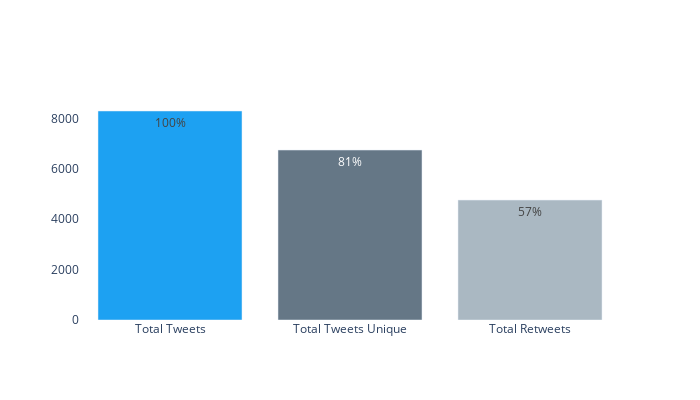

The cell this chart's notebook holds for it:
### Code cell
fig = go.Figure(data=[
    go.Bar(x=df_main_cats['Name'], y=df_main_cats['Qty'], marker_color=df_main_cats['Color'], text=df_main_cats['% of total']),
])
fig.update_layout(
    autosize=False,
    width=700,
    height=400,
    plot_bgcolor='rgba(0,0,0,0)'
)

fig.show()

### Figure 1 — Plotly figure (JSON) as saved in the notebook; plotly's stock layout.template omitted (floating-point values rounded to 4 significant figures)
{"data": [{"marker": {"color": ["#1DA1F2", "#657786", "#AAB8C2"]}, "text": ["100%", "81%", "57%"], "type": "bar", "x": ["Total Tweets", "Total Tweets Unique", "Total Retweets"], "y": [8294, 6744, 4759]}], "layout": {"autosize": false, "height": 400, "plot_bgcolor": "rgba(0,0,0,0)", "width": 700}}
